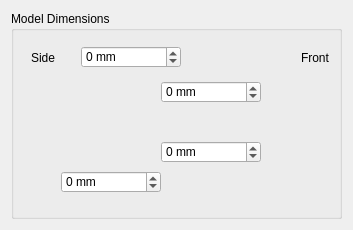
         <widget class="QWidget" name="tab_5">
          <attribute name="title">
           <string>Clip</string>
          </attribute>
          <layout class="QGridLayout" name="gridLayout_6">
           <item row="0" column="0">
            <widget class="QGroupBox" name="groupBox_8">
             <property name="sizePolicy">
              <sizepolicy hsizetype="Preferred" vsizetype="Minimum">
               <horstretch>0</horstretch>
               <verstretch>0</verstretch>
              </sizepolicy>
             </property>
             <property name="minimumSize">
              <size>
               <width>331</width>
               <height>208</height>
              </size>
             </property>
             <property name="title">
              <string>Model Dimensions</string>
             </property>
             <widget class="QSpinBox" name="clip_tlength_spin">
              <property name="geometry">
               <rect>
                <x>70</x>
                <y>35</y>
                <width>100</width>
                <height>22</height>
               </rect>
              </property>
              <property name="suffix">
               <string> mm</string>
              </property>
              <property name="minimum">
               <number>-65535</number>
              </property>
              <property name="maximum">
               <number>65535</number>
              </property>
             </widget>
             <widget class="QSpinBox" name="clip_bheight_spin">
              <property name="geometry">
               <rect>
                <x>150</x>
                <y>130</y>
                <width>100</width>
                <height>22</height>
               </rect>
              </property>
              <property name="suffix">
               <string> mm</string>
              </property>
              <property name="minimum">
               <number>-65535</number>
              </property>
              <property name="maximum">
               <number>65535</number>
              </property>
             </widget>
             <widget class="QLabel" name="label_44">
              <property name="geometry">
               <rect>
                <x>65</x>
                <y>55</y>
                <width>71</width>
                <height>111</height>
               </rect>
              </property>
              <property name="text">
               <string/>
              </property>
              <property name="pixmap">
               <pixmap resource="ftnoir_tracker_pt.qrc">:/Resources/clip_side.png</pixmap>
              </property>
             </widget>
             <widget class="QLabel" name="label_50">
              <property name="geometry">
               <rect>
                <x>20</x>
                <y>40</y>
                <width>46</width>
                <height>13</height>
               </rect>
              </property>
              <property name="text">
               <string>Side</string>
              </property>
             </widget>
             <widget class="QSpinBox" name="clip_blength_spin">
              <property name="geometry">
               <rect>
                <x>50</x>
                <y>160</y>
                <width>100</width>
                <height>22</height>
               </rect>
              </property>
              <property name="suffix">
               <string> mm</string>
              </property>
              <property name="minimum">
               <number>-65535</number>
              </property>
              <property name="maximum">
               <number>65535</number>
              </property>
             </widget>
             <widget class="QSpinBox" name="clip_theight_spin">
              <property name="geometry">
               <rect>
                <x>150</x>
                <y>70</y>
                <width>100</width>
                <height>22</height>
               </rect>
              </property>
              <property name="suffix">
               <string> mm</string>
              </property>
              <property name="minimum">
               <number>-65535</number>
              </property>
              <property name="maximum">
               <number>65535</number>
              </property>
             </widget>
             <widget class="QLabel" name="label_51">
              <property name="geometry">
               <rect>
                <x>290</x>
                <y>40</y>
                <width>46</width>
                <height>13</height>
               </rect>
              </property>
              <property name="text">
               <string>Front</string>
              </property>
             </widget>
             <widget class="QLabel" name="label_45">
              <property name="geometry">
               <rect>
                <x>300</x>
                <y>70</y>
                <width>21</width>
                <height>111</height>
               </rect>
              </property>
              <property name="text">
               <string/>
              </property>
              <property name="pixmap">
               <pixmap resource="ftnoir_tracker_pt.qrc">:/Resources/clip_front.png</pixmap>
              </property>
             </widget>
            </widget>
           </item>
          </layout>
         </widget>
